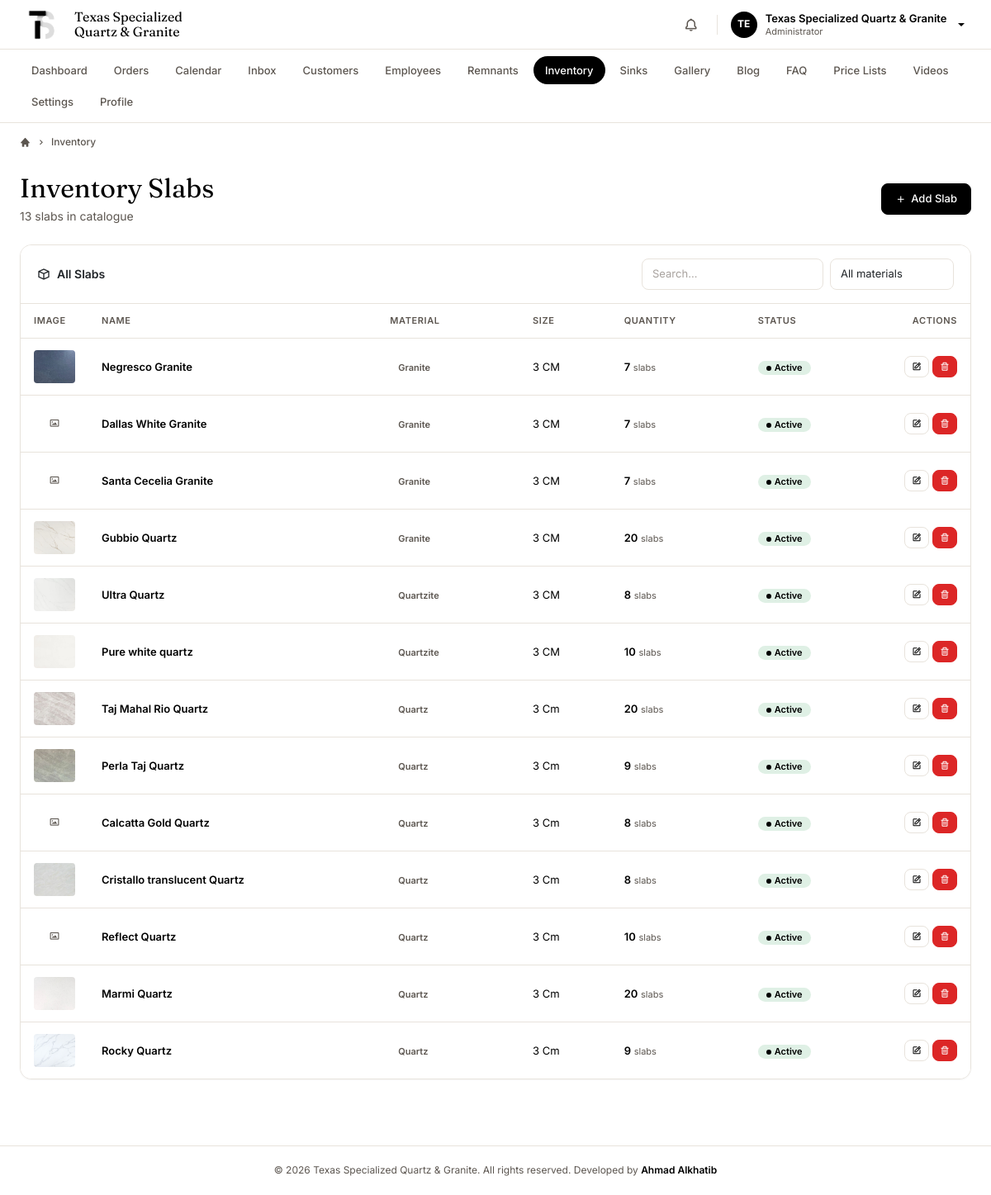
The app's page /BusinessPortal/admin/inventory (signed in) with its own data.
### tables this page shows
CREATE TABLE `users` (
  `id` int(11) NOT NULL,
  `fullname` varchar(100) NOT NULL,
  `email` varchar(100) NOT NULL,
  `phone` varchar(20) DEFAULT NULL,
  `username` varchar(50) NOT NULL,
  `company` varchar(100) DEFAULT NULL,
  `designation` varchar(50) DEFAULT NULL,
  `role` enum('admin','employee') NOT NULL DEFAULT 'admin',
  `status` enum('Active','Inactive') NOT NULL DEFAULT 'Active',
  `website` varchar(150) DEFAULT NULL,
  `address` varchar(255) DEFAULT NULL,
  `about` text DEFAULT NULL,
  `avatar` varchar(255) DEFAULT NULL,
  `password` varchar(255) NOT NULL,
  `remember_token` varchar(255) DEFAULT NULL,
  `created_at` timestamp NULL DEFAULT current_timestamp(),
  `updated_at` timestamp NULL DEFAULT current_timestamp() ON UPDATE current_timestamp()
);

CREATE TABLE `inventory_slabs` (
  `id` int(11) NOT NULL,
  `name` varchar(255) NOT NULL,
  `material_type` enum('granite','marble','quartzite','quartz','other') NOT NULL DEFAULT 'granite',
  `size` varchar(50) NOT NULL DEFAULT '3 CM',
  `quantity` int(11) NOT NULL DEFAULT 0,
  `image` varchar(500) NOT NULL DEFAULT '',
  `sort_order` int(11) NOT NULL DEFAULT 0,
  `status` enum('active','inactive') NOT NULL DEFAULT 'active',
  `created_at` timestamp NOT NULL DEFAULT current_timestamp(),
  `updated_at` timestamp NOT NULL DEFAULT current_timestamp() ON UPDATE current_timestamp()
);

### BusinessPortal/src/bootstrap.php (called while the page is built, shortened)
<?php
require_once __DIR__ . '/../config/app.php';
spl_autoload_register(function (string $class): void {
    $roots = [
        __DIR__ . '/',
        __DIR__ . '/Repositories/',
        __DIR__ . '/Services/',
        __DIR__ . '/Emails/',
    ];
    foreach ($roots as $root) {
        $file = $root . $class . '.php';
        if (is_file($file)) {
            return;
        }
    }
});

### BusinessPortal/src/Repositories/InventorySlabRepository.php (called while the page is built, shortened)
<?php
class InventorySlabRepository
{
    public function all(): array
    {
        return $this->pdo->query("
            SELECT * FROM inventory_slabs
            ORDER BY material_type ASC, sort_order ASC, id ASC
        ")->fetchAll();
    }
}

### BusinessPortal/config/app.php (called while the page is built, shortened)
<?php
if (!function_exists('bp_root_path')) {
    function bp_root_path(): string
    {
        return realpath(__DIR__ . '/..') ?: dirname(__DIR__);
    }
}
if (!function_exists('bp_web_base')) {
    function bp_web_base(): string
    {
        $root = bp_root_path();
        $doc  = rtrim(str_replace('\\', '/', $_SERVER['DOCUMENT_ROOT'] ?? ''), '/');
        $root = str_replace('\\', '/', $root);
        $script = $_SERVER['SCRIPT_NAME'] ?? '';
        $pos    = strpos($script, '/BusinessPortal');
        return $pos !== false ? substr($script, 0, $pos + strlen('/BusinessPortal')) : '';
    }
}
if (!function_exists('site_web_base')) {
    function site_web_base(): string
    {
        return preg_replace('~/BusinessPortal$~', '', bp_web_base());
    }
}
if (!function_exists('site_asset')) {
    function site_asset(string $path): string
    {
        return site_web_base() . '/' . ltrim($path, '/');
    }
}
if (!function_exists('site_path')) {
    function site_path(string $path): string
    {
        return realpath(__DIR__ . '/../..') . '/' . ltrim($path, '/');
    }
}

### BusinessPortal/admin/includes/partials/inventory/table.php (the view, shortened to what this page needs)
<div class="card">
    <div class="card-header">
        <h6 class="card-title"><i class='bx bx-cube text-primary'></i> All Slabs</h6>
        <div class="d-flex gap-2 align-items-center">
            <input type="text" id="slabSearch" class="form-control form-control-sm"
                placeholder="Search…" style="width:220px;">
            <select id="materialFilter" class="form-select form-select-sm" style="width:150px;">
                <option value="">All materials</option>
            </select>
        </div>
    </div>
    <div class="table-responsive">
        <?php if (empty($slabs)): ?>
            <div class="empty-state">
                <i class='bx bx-cube empty-state-icon'></i>
                <p class="empty-state-title">No slabs yet</p>
                <p class="empty-state-desc">Add your first inventory slab.</p>
                <a href="inventory-new" class="btn btn-primary btn-sm">
                    <i class='bx bx-plus'></i> Add Slab
                </a>
            </div>
        <?php else: ?>
            <table class="table table-hover mb-0" id="slabsTable">
                <thead>
                    <tr>
                        <th style="width:70px;">Image</th>
                        <th>Name</th>
                        <th>Material</th>
                        <th>Size</th>
                        <th>Quantity</th>
                        <th>Status</th>
                        <th class="text-end" style="width:110px;">Actions</th>
                    </tr>
                </thead>
                <tbody id="slabsTbody">
                    <?php foreach ($slabs as $s):
                        $imgWebPath = site_asset(ltrim($s['image'] ?? '', '/'));
                        $hasImg = !empty($s['image']) && file_exists(site_path(ltrim($s['image'], '/')));
                    ?>
                        <tr data-material="<?= htmlspecialchars($s['material_type']) ?>">
                            <td>
                                <?php if ($hasImg): ?>
                                    <img src="<?= htmlspecialchars($imgWebPath) ?>"
                                        style="width:50px;height:40px;object-fit:cover;border-radius:4px;">
                                <?php else: ?>
                                    <div style="width:50px;height:40px;background:var(--color-bg-subdued);
                                                border-radius:4px;display:flex;align-items:center;
                                                justify-content:center;color:var(--color-text-sub);">
                                        <i class='bx bx-image'></i>
                                    </div>
                                <?php endif; ?>
                            </td>
                            <td>
                                <a href="inventory-edit?id=<?= $s['id'] ?>"
                                    style="font-weight:600;color:var(--color-text);">
                                    <?= htmlspecialchars($s['name']) ?>
                                </a>
                            </td>
                            <td><span class="badge badge-neutral"><?= htmlspecialchars(ucfirst($s['material_type'])) ?></span></td>
                            <td><?= htmlspecialchars($s['size']) ?></td>
                            <td>
                                <span style="font-weight:600;"><?= (int)$s['quantity'] ?></span>
                                <span style="color:var(--color-text-sub);font-size:11px;">slab<?= $s['quantity'] != 1 ? 's' : '' ?></span>
                            </td>
                            <td>
                                <?php if ($s['status'] === 'active'): ?>
                                    <span class="badge badge-success"><span class="dot"></span>Active</span>
                                <?php else: ?>
                                    <span class="badge badge-neutral"><span class="dot"></span>Inactive</span>
                                <?php endif; ?>
                            </td>
                            <td class="text-end">
                                <div class="d-flex gap-1 justify-content-end">
                                    <a href="inventory-edit?id=<?= $s['id'] ?>"
                                        class="btn btn-icon btn-sm btn-outline" title="Edit">
                                        <i class='bx bx-edit'></i>
                                    </a>
                                    <button type="button"
                                        class="btn btn-icon btn-sm btn-outline text-danger delete-slab-btn"
                                        data-id="<?= $s['id'] ?>"
                                        data-name="<?= htmlspecialchars($s['name']) ?>"
                                        title="Delete">
                                        <i class='bx bx-trash'></i>
                                    </button>
                                </div>
                            </td>
                        </tr>
                    <?php endforeach; ?>
                </tbody>
            </table>
        <?php endif; ?>
    </div>
</div>

### BusinessPortal/admin/includes/sidebar.php (shortened to what this page needs)
<?php
$_page     = basename($_SERVER['PHP_SELF'], '.php');
$adminSidebar = [];
try {
    if (!empty($_SESSION['user_id'])) {
        $stmt = $pdo->prepare("SELECT id, fullname, username, email, avatar FROM users WHERE id = ?");
        $stmt->execute([$_SESSION['user_id']]);
        $adminSidebar = $stmt->fetch(PDO::FETCH_ASSOC) ?: [];
    }
} catch (PDOException $e) {
}
$_initialsSidebar = strtoupper(substr($adminSidebar['fullname'] ?? 'A', 0, 2));
$adminTabs = [
    'index'      => ['bxs-dashboard', 'Dashboard'],
    'orders'     => ['bx-file',       'Orders'],
    'calendar'   => ['bx-calendar',   'Calendar'],
    'inquiries'  => ['bx-envelope',   'Inbox'],
    'customers'  => ['bx-group',      'Customers'],
    'employees'  => ['bx-id-card',    'Employees'],
    'products'   => ['bx-cube-alt',   'Remnants'],
    'inventory'  => ['bx-cube',       'Inventory'],
    'sinks'      => ['bx-grid-alt',   'Sinks'],
    'gallery'    => ['bx-image',      'Gallery'],
    'blog'       => ['bx-news',       'Blog'],
    'faq'        => ['bx-help-circle','FAQ'],
    'priceList'  => ['bx-file',       'Price Lists'],
    'training'   => ['bx-video',      'Videos'],
    'settings'   => ['bx-cog',        'Settings'],
    'profile'    => ['bx-user',       'Profile'],
];
$activeTab = $_page;
?>
<header class="topbar">
    <div class="topbar-inner">
        <a href="index" class="topbar-brand">
            <img src="/images/Granit-Img/logo.png" alt="">
            <span class="topbar-brand-name">Texas Specialized Quartz &amp; Granite</span>
        </a>
        <div class="topbar-right">
        <div class="dropdown">
            <button class="topbar-icon-btn" data-bs-toggle="dropdown" title="Notifications">
                <i class='bx bx-bell'></i>
            </button>
        </div>
        <div class="dropdown">
            <div class="topbar-user dropdown-toggle" data-bs-toggle="dropdown" role="button">
                <div class="topbar-user-avatar">
                    <?php if (!empty($adminSidebar['avatar']) && file_exists(__DIR__ . '/../../auth/uploads/' . $adminSidebar['avatar'])): ?>
                        <img src="../auth/uploads/<?= htmlspecialchars($adminSidebar['avatar']) ?>" alt="">
                    <?php else: ?>
                        <?= htmlspecialchars($_initialsSidebar) ?>
                    <?php endif; ?>
                </div>
                <div class="d-none d-sm-block">
                    <div class="topbar-user-name"><?= htmlspecialchars($adminSidebar['fullname'] ?? 'Admin') ?></div>
                    <div class="topbar-user-role">Administrator</div>
                </div>
            </div>
        </div>
        </div>
    </div>
</header>
<nav class="tabs-nav" aria-label="Sections">
    <div class="tabs-nav-inner">
        <?php foreach ($adminTabs as $page => [$icon, $label]): ?>
            <a href="<?= $page ?>"
               class="tab-link <?= $activeTab === $page ? 'active' : '' ?>">
                <?= $label ?>
            </a>
        <?php endforeach; ?>
    </div>
</nav>

### records on screen
users: fullname "TE", fullname "Texas Specialized Quartz & Granite"
inventory_slabs: image (picture), name "Negresco Granite", material_type "Granite", size "3 CM", quantity "7", status "active" (drawn)
inventory_slabs: name "Dallas White Granite", material_type "Granite", size "3 CM", quantity "7", status "active" (drawn)
inventory_slabs: name "Santa Cecelia Granite", material_type "Granite", size "3 CM", quantity "7", status "active" (drawn)
inventory_slabs: image (picture), name "Gubbio Quartz", material_type "Granite", size "3 CM", quantity "20", status "active" (drawn)
inventory_slabs: image (picture), name "Ultra Quartz", material_type "Quartzite", size "3 CM", quantity "8", status "active" (drawn)
inventory_slabs: image (picture), name "Pure white quartz", material_type "Quartzite", size "3 CM", quantity "10", status "active" (drawn)
inventory_slabs: image (picture), name "Taj Mahal Rio Quartz", material_type "Quartz", size "3 Cm", quantity "20", status "active" (drawn)
inventory_slabs: image (picture), name "Perla Taj Quartz", material_type "Quartz", size "3 Cm", quantity "9", status "active" (drawn)
inventory_slabs: name "Calcatta Gold Quartz", material_type "Quartz", size "3 Cm", quantity "8", status "active" (drawn)
inventory_slabs: image (picture), name "Cristallo translucent Quartz", material_type "Quartz", size "3 Cm", quantity "8", status "active" (drawn)
inventory_slabs: name "Reflect Quartz", material_type "Quartz", size "3 Cm", quantity "10", status "active" (drawn)
inventory_slabs: image (picture), name "Marmi Quartz", material_type "Quartz", size "3 Cm", quantity "20", status "active" (drawn)
inventory_slabs: image (picture), name "Rocky Quartz", material_type "Quartz", size "3 Cm", quantity "9", status "active" (drawn)

### other values on screen
$label "Dashboard"
$label "Orders"
$label "Calendar"
$label "Inbox"
$label "Customers"
$label "Employees"
$label "Remnants"
$label "Inventory"
$label "Sinks"
$label "Gallery"
$label "Blog"
$label "FAQ"
$label "Price Lists"
$label "Videos"
$label "Settings"
